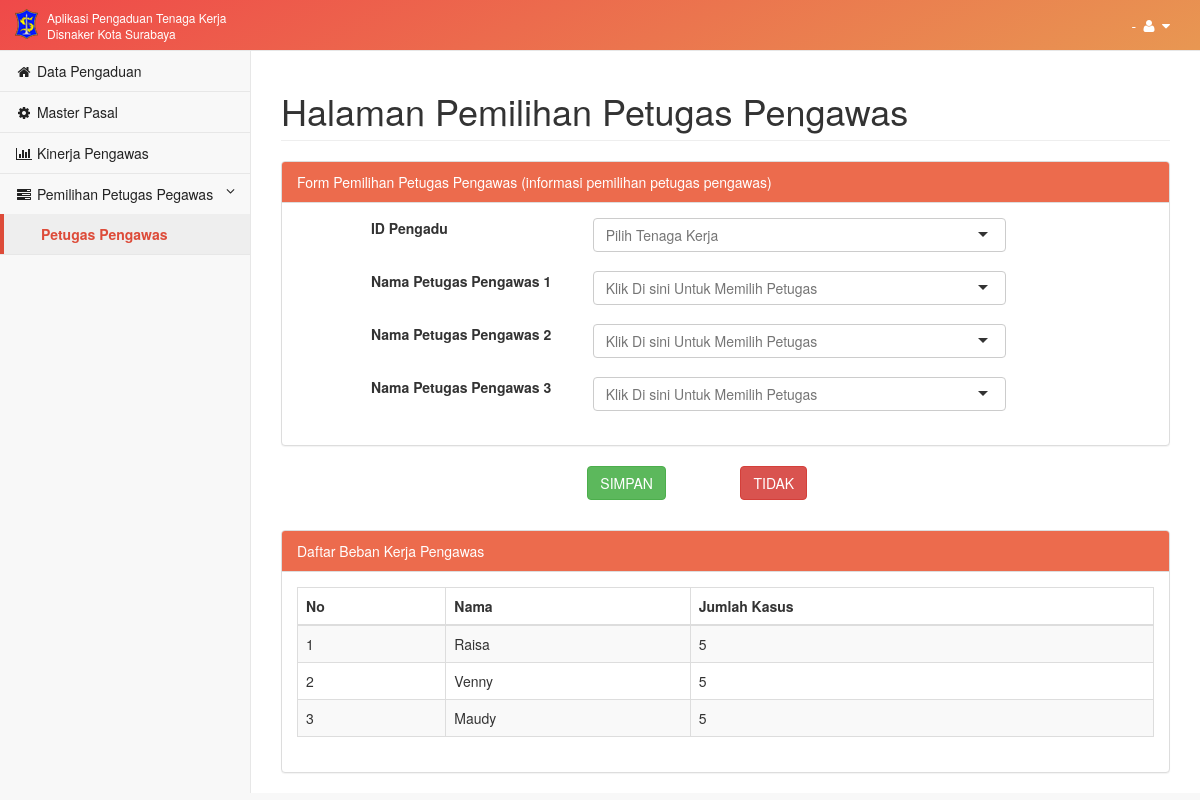
The app's page /main/index/pemilihan-petugas-pengawas, older data.
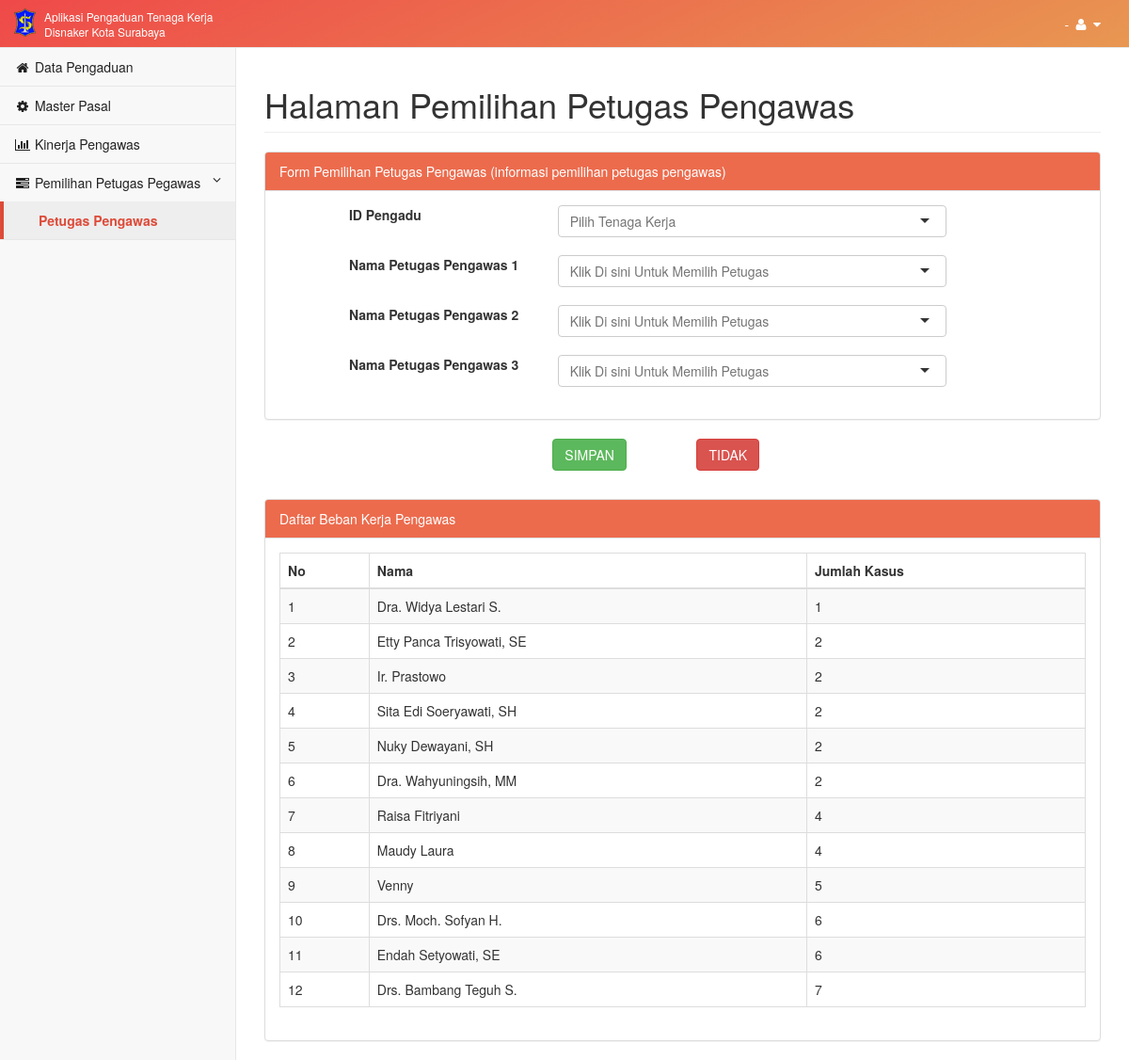
The same page, newer data.
### tables this page shows
CREATE TABLE IF NOT EXISTS `admin_pengawas` (
  `ID_ADMIN_PENGAWAS` int(11) NOT NULL AUTO_INCREMENT,
  `IDPENGGUNA` varchar(100) DEFAULT NULL,
  `ID_SPT` int(11) DEFAULT NULL,
  `ID_KARYAWAN` varchar(50) DEFAULT NULL,
  `ID_KELUHAN` int(11) DEFAULT NULL,
  PRIMARY KEY (`ID_ADMIN_PENGAWAS`),
  KEY `RELATION_201_FK` (`IDPENGGUNA`),
  KEY `RELATION_208_FK` (`ID_SPT`),
  KEY `RELATION_209_FK` (`ID_KARYAWAN`)
);

CREATE TABLE IF NOT EXISTS `karyawan` (
  `ID_KARYAWAN` varchar(50) NOT NULL,
  `ID_KABID` int(11) DEFAULT NULL,
  `NAMA_KARYAWAN` varchar(50) DEFAULT NULL,
  `ALAMAT_KARYAWAN` varchar(50) DEFAULT NULL,
  `JENIS_KELAMIN` varchar(10) DEFAULT NULL,
  `TELP_KARYAWAN` varchar(50) DEFAULT NULL,
  `PENDIDIKAN` varchar(50) DEFAULT NULL,
  `SPESIALISASI` varchar(50) DEFAULT NULL,
  `GOLONGAN` varchar(100) DEFAULT NULL,
  PRIMARY KEY (`ID_KARYAWAN`),
  KEY `RELATION_200_FK` (`ID_KABID`)
);

### application/controllers/Main.php (called while the page is built, shortened)
<?php
class Main extends CI_Controller {
	public function index($page_name = 'home')
	{
		$title= str_replace("-"," ",$page_name);
		$id_tk=$this->input->get('id');
		if($page_name=='edit-pengadu'){
			$this->load->model('m_main');
			$data=array(
			'data_perseorangan' => $this->m_main->getUserPerseoranganInfo($id_tk),
			'title' => ucwords($title),
			'page_name' => $page_name
			);
		}
		elseif($page_name=='pemilihan-petugas-pengawas'){
			$this->load->model('m_main');
			$data=array(
			'data_keluhan_tk' => $this->m_main->getDataKeluhanTK(),
			'data_karyawan' => $this->m_main->getDataEmployee(),
			'data_beban_kerja' => $this->m_main->getDataWorkload(),
			'title' => ucwords($title),
			'page_name' => $page_name
			);
		}
		$this->load->view('default/header',$data);
		$this->load->view('pages/'.$page_name,$data);
		$this->load->view('default/footer',$data);
	}
}

### index.php (called while the page is built, shortened)
<?php
require_once BASEPATH.'core/CodeIgniter.php';

### application/models/M_main.php (called while the page is built, shortened)
<?php
class M_main extends CI_Model{
	function getDataEmployee(){
		$this -> db -> select('k.ID_KARYAWAN, K.NAMA_KARYAWAN, k.TELP_KARYAWAN, p.IDPENGGUNA');
		$this -> db -> from('karyawan k');
		$this -> db -> join('kepala_bidang kb','kb.ID_KABID=k.ID_KABID');
		$this -> db -> join('pengguna p','p.IDPENGGUNA=kb.IDPENGGUNA');
		$this -> db -> order_by("k.NAMA_KARYAWAN ASC");
		$q = $this -> db -> get();
		return $q->result();
	}
	function getDataKeluhanTK(){
		$this -> db -> select('jk.*, tk.*, kt.*,ks.*');
		$this -> db -> from('tenaga_kerja tk');
		$this -> db -> join('jenis_keluhan jk','jk.ID_TK=tk.ID_TK');
		$this -> db -> join('keluhan_tk kt','kt.ID_KELUHAN_TK=jk.ID_KELUHAN_TK','left outer');
		$this -> db -> join('keluhan_serikat ks','ks.ID_KELUHAN_SERIKAT=jk.ID_KELUHAN_SERIKAT','left outer');
		$this -> db -> order_by("jk.ID_JENIS_KELUHAN DESC");
		$this -> db -> where('jk.STATUS_PENYELESAIAN', 10);
		$q = $this -> db -> get();
		return $q->result();
	}
	function getDataWorkload(){
		$this->db->select("count(*) as jumlah, ap.*,jk.*,k.*");
		$this->db->from("admin_pengawas ap");
		$this->db->join("jenis_keluhan jk","ap.id_keluhan = jk.id_jenis_keluhan");
		$this->db->join("kepala_bidang kb","ap.idpengguna = kb.idpengguna");
		$this->db->join("karyawan k","kb.id_kabid = k.id_kabid");
		$this->db->where("jk.status_penyelesaian < 100");
		$this->db->group_by("ap.idpengguna");
		$this->db->order_by("jumlah ASC");
		$q = $this->db->get();
		return $q->result();
	}
}

### application/views/pages/pemilihan-petugas-pengawas.php (the view, shortened to what the changed rows need)
<link href="<?php echo base_url('assets/css/selectize.bootstrap3.css') ?>" rel="stylesheet">
<div id="wrapper">
        <div id="page-wrapper">
            <div class="row">
                <div class="col-lg-12">
                    <h1 class="page-header">Halaman Pemilihan Petugas Pengawas</h1>
                </div>
            </div>
            <div class="row">
                <div class="col-lg-12">
                    <div class="panel panel-default">
                        <div class="panel-body">
                            <table width="100%" class="table table-striped table-bordered table-hover" id="dataTables-example">
                                <thead>
                                    <tr>
                                        <th >No</th>
                                        <th >Nama</th>
                                        <th >Jumlah Kasus</th>
                                    </tr>
                                </thead>
                                <tbody>
                                    <?php $count=1; foreach ($data_beban_kerja as $key) { ?>
                                        <tr>
                                            <td><?php echo $count++; ?></td>
                                            <td><?php echo $key->NAMA_KARYAWAN; ?></td>
                                            <td><?php echo $key->jumlah; ?></td>
                                        </tr>
                                    <?php } ?>
                                </tbody>
                            </table>
                        </div>
                    </div>
                </div>
            </div>
        </div>
    </div>

Row changes from the older to the newer data that the page shows:
no longer on this page (row edited): admin_pengawas: ID_KARYAWAN.NAMA_KARYAWAN "Maudy", jumlah "5"
added admin_pengawas: ID_KARYAWAN.NAMA_KARYAWAN "Dra. Widya Lestari S.", jumlah "1"
added admin_pengawas: ID_KARYAWAN.NAMA_KARYAWAN "Etty Panca Trisyowati, SE", jumlah "2"
added admin_pengawas: ID_KARYAWAN.NAMA_KARYAWAN "Ir. Prastowo", jumlah "2"
added admin_pengawas: ID_KARYAWAN.NAMA_KARYAWAN "Sita Edi Soeryawati, SH", jumlah "2"
added admin_pengawas: ID_KARYAWAN.NAMA_KARYAWAN "Nuky Dewayani, SH", jumlah "2"
now on this page (row edited): admin_pengawas: ID_KARYAWAN.NAMA_KARYAWAN "Dra. Wahyuningsih, MM", jumlah "2"
now on this page (row edited): admin_pengawas: ID_KARYAWAN.NAMA_KARYAWAN "Raisa Fitriyani", jumlah "4"
changed admin_pengawas: ID_KARYAWAN.NAMA_KARYAWAN "Raisa" → "Maudy Laura"; jumlah "5" → "4"
now on this page (row edited): admin_pengawas: ID_KARYAWAN.NAMA_KARYAWAN "Drs. Moch. Sofyan H.", jumlah "6"
added admin_pengawas: ID_KARYAWAN.NAMA_KARYAWAN "Endah Setyowati, SE", jumlah "6"
added admin_pengawas: ID_KARYAWAN.NAMA_KARYAWAN "Drs. Bambang Teguh S.", jumlah "7"
